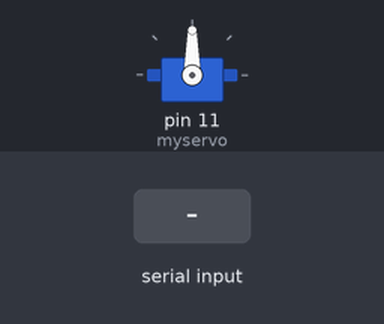
The sketch below on a simulated Arduino Uno, built with avr-gcc and run on an emulated ATmega328P. Shown: servo. The inputs (shaded band) are chosen by the test bench.

Above: at 1.2 s.
1.3 s: byte 30 received over Serial
At 1.7 s:
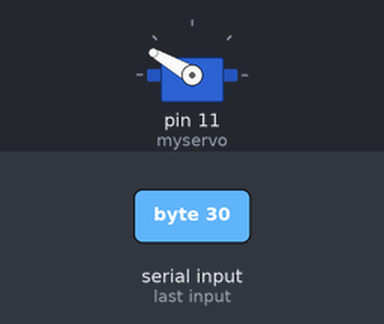
2.8 s: byte 120 received over Serial
At 4.1 s:
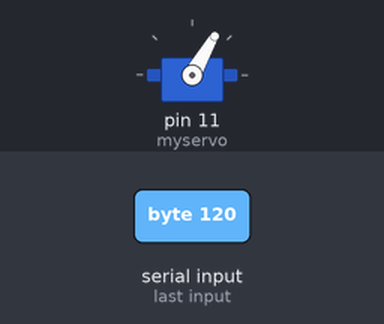
Timing chart, 0 to 5.8 s (numbered marks = the images above; inputs shaded):
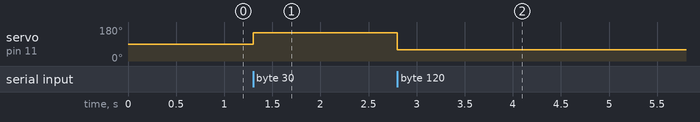

Measured:
- after the input at 1.3 s, servo on pin 11 (myservo): 90° → 150° at once
- after the input at 2.8 s, servo on pin 11 (myservo): 150° → 60° at once

The sketch:

Bluetooth_Servo_1.ino
```cpp
#include <Servo.h>
Servo myservo;
int Position ;

void setup()
{
  myservo.attach(11);
  Serial.begin(9600);
}

void loop()
{
 if(Serial.available()>0)
 {
  Position = Serial.read();
  Position = map(Position, 0, 180, 180, 0);
  myservo.write(Position);
 }
}
```
